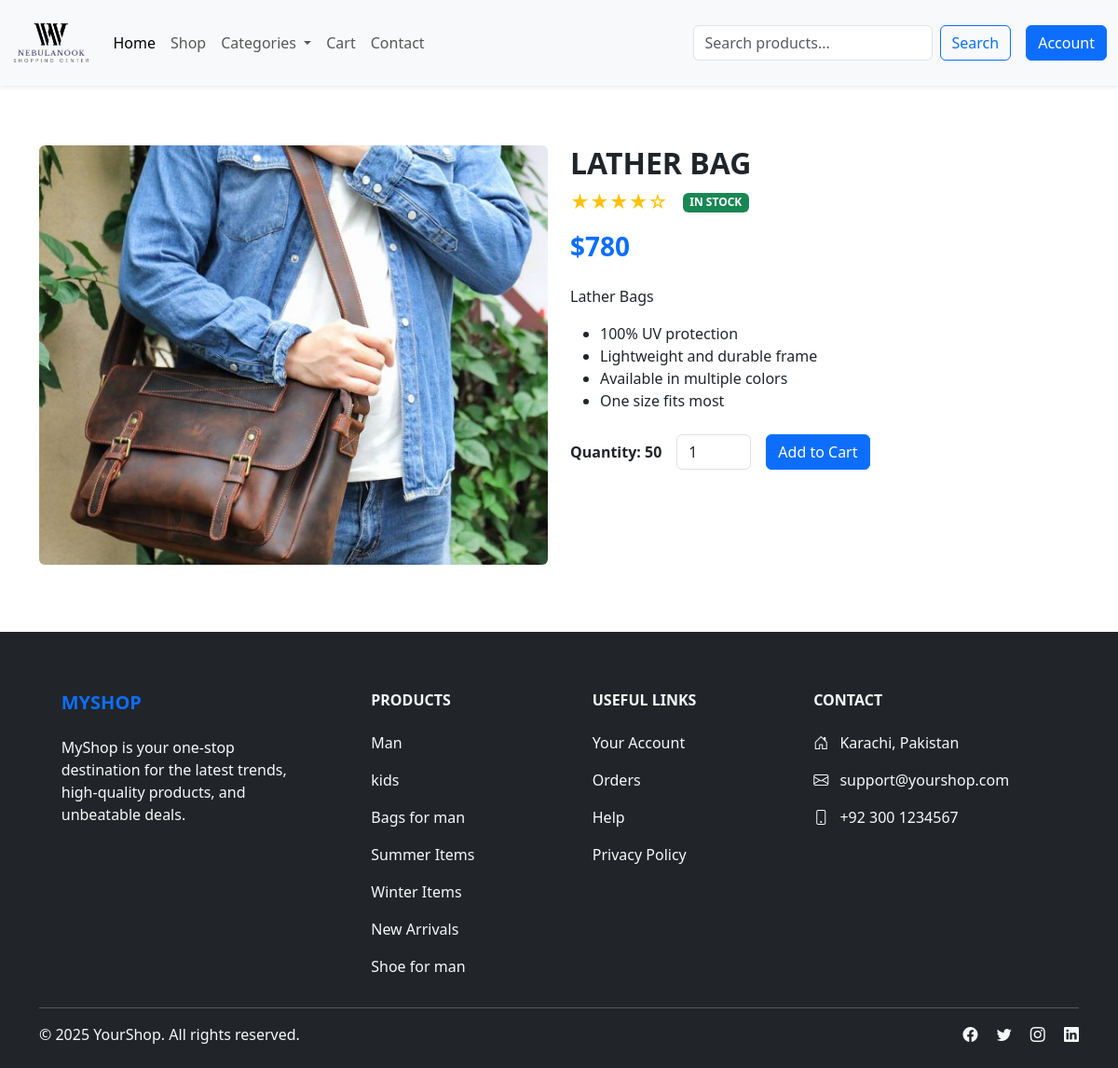
The app's page /single_product.php?productid=7, older data.
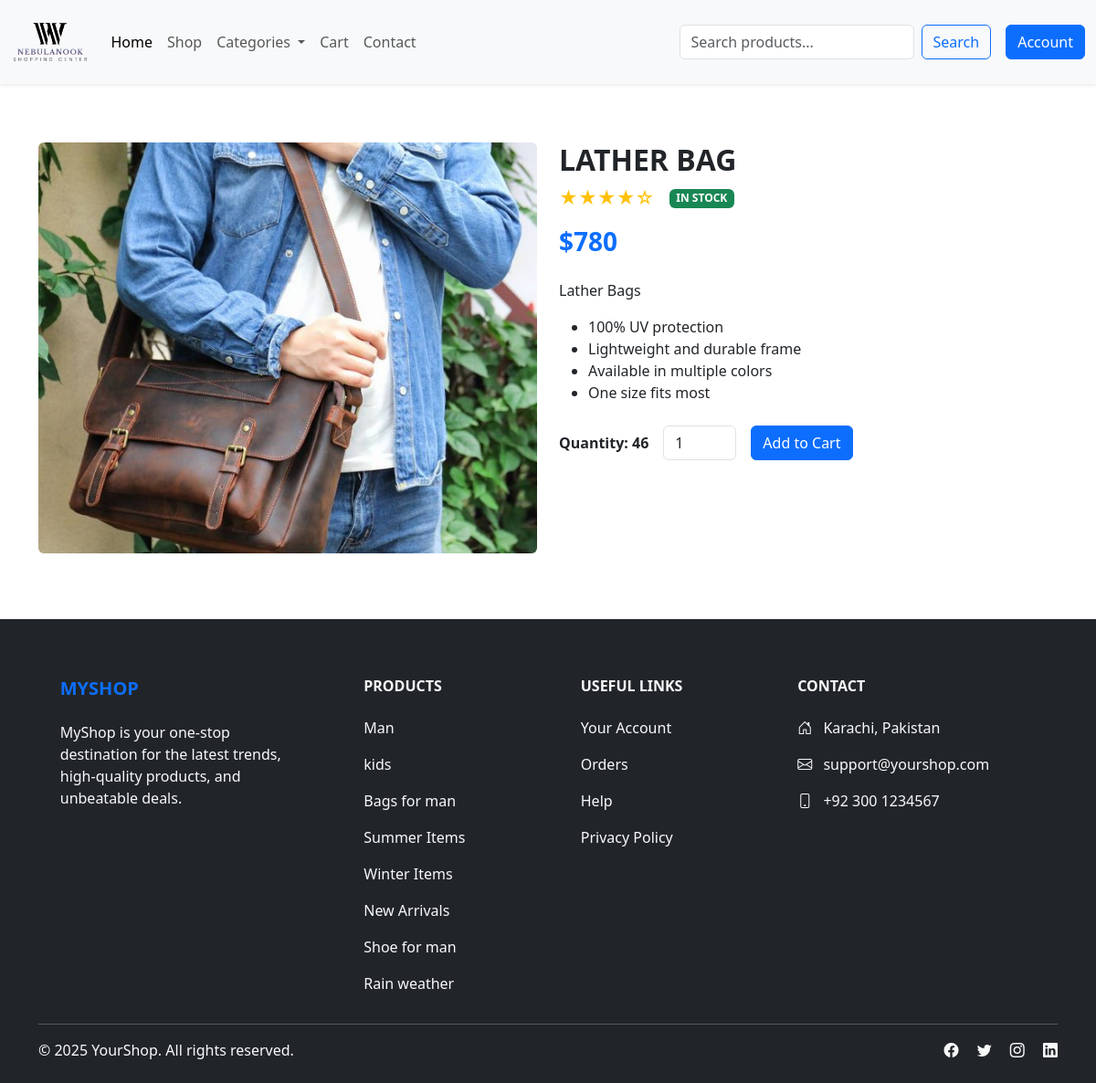
The same page, newer data.
### tables this page shows
CREATE TABLE `products` (
  `product_id` int(11) NOT NULL,
  `category_id` int(11) DEFAULT NULL,
  `product_name` varchar(250) DEFAULT NULL,
  `description` varchar(1000) DEFAULT NULL,
  `price` decimal(10,0) DEFAULT NULL,
  `stock_quamtitiy` varchar(250) DEFAULT NULL,
  `image_path` varchar(250) DEFAULT NULL,
  `create_at` timestamp NOT NULL DEFAULT current_timestamp(),
  `updated_At` timestamp NOT NULL DEFAULT current_timestamp() ON UPDATE current_timestamp()
);

CREATE TABLE `categories` (
  `category_id` int(11) NOT NULL,
  `category_name` varchar(250) DEFAULT NULL,
  `description` varchar(1000) DEFAULT NULL,
  `created_at` timestamp NOT NULL DEFAULT current_timestamp(),
  `updated_at` timestamp NOT NULL DEFAULT current_timestamp() ON UPDATE current_timestamp()
);

### require/products.php (called while the page is built, shortened)
<?php
class products_oper
{
    private static $Connection = null;
    public static function setConnection($connection)
    {
        self::$Connection = $connection;
    }
    public static function fetchall_product_categories()
    {
        $query = "SELECT * FROM categories";
        $result = mysqli_query(self::$Connection, $query);
        $categories = [];
        if (mysqli_num_rows($result) > 0) {
            while ($row = mysqli_fetch_assoc($result)) {
                $categories[] = $row;
            }
        } else {
            echo "No records found";
        }
        return $categories;
    }
    public static function fetch_product_by_id($id){
        $query = "SELECT * FROM products WHERE product_id = $id";
        $result = mysqli_query(self::$Connection, $query);
        return mysqli_fetch_assoc($result);
    }
}
$categories = products_oper::fetchall_product_categories();

### includes/web_configs.php (the view, shortened to what the changed rows need)
<?php
include("require/products.php");
class WebConfig
{
    public static function header()
    {
        ?>
        <!DOCTYPE html>
        <html lang="en">
        <head>
            <link href="https://cdn.jsdelivr.net/npm/bootstrap@5.3.2/dist/css/bootstrap.min.css" rel="stylesheet">
        </head>
        <body>
            <?php
    }
        ?>
            <?php
    public static function footer()
    {
        ?>
            <footer class="bg-dark text-light pt-5 pb-4 mt-2">
                <div class="container text-md-left">
                    <div class="row text-md-left">
                        <div class="col-md-2 col-lg-2 col-xl-2 mx-auto mt-3">
                            <?php
                            global $categories;
                            if (!empty($categories)) {
                                foreach ($categories as $category) {
                                    ?>
                                    <p>
                                        <a href="category.php?cat_id=<?php echo htmlspecialchars($category['category_id']); ?>"
                                            class="text-light text-decoration-none">
                                            <?php echo htmlspecialchars($category['category_name']); ?>
                                        </a>
                                    </p>
                                    <?php
                                }
                            } else {
                                ?>
                                <p><span class="text-light">No categories found</span></p>
                                <?php
                            }
                            ?>
                        </div>
                    </div>
                </div>
            </footer>
            <link href="https://cdn.jsdelivr.net/npm/bootstrap-icons@1.10.5/font/bootstrap-icons.css" rel="stylesheet">
            <link href="https://unpkg.com/aos@2.3.1/dist/aos.css" rel="stylesheet">
        </body>
        </html>
        <?php
    }
}
?>

### single_product.php (shortened to what the changed rows need)
<?php
include("includes/web_configs.php");
WebConfig::header();
$product = products_oper::fetch_product_by_id($_REQUEST['productid'] ?? 0);
?>
<section class="single-product py-5">
  <div class="container">
    <div class="row gy-4">
      <div class="col-md-6">
        <img id="mainImage" src="uploads/<?php echo $product['image_path'] ?? '' ?>" alt="Product" class="img-fluid rounded mb-3" style="height: 450px; object-fit: cover; width: 100%;">
      </div>
      <div class="col-md-6">
        <h2 class="text-uppercase fw-bold"><?php echo $product['product_name'] ?? '' ?></h2>
        <div class="d-flex align-items-center gap-3 mb-3">
          <div class="text-warning fs-5">
          </div>
          <span class="badge bg-success text-uppercase">
          </span>
        </div>
        <h3 class="text-primary fw-bold mb-4">$<?php echo $product['price'] ?? "" ?></h3>
        <p><?php echo $product['description'] ?? "" ?></p>
        <ul>
          <li>100% UV protection</li>
          <li>Lightweight and durable frame</li>
          <li>Available in multiple colors</li>
          <li>One size fits most</li>
        </ul>
        <form class="d-flex align-items-center gap-3 mt-4" action="" method="POST">
          <label for="quantity" class="form-label mb-0 fw-semibold">
            Quantity: <?php echo $product['stock_quamtitiy'] ?? 0; ?>
          </label>
          <input type="number"
                 id="quantity"
                 name="quantity"
                 class="form-control"
                 value="1"
                 min="1"
                 max="<?php echo $product['stock_quamtitiy'] ?? 1; ?>"
                 style="width: 80px;"
                 <?php echo (empty($product['stock_quamtitiy']) || $product['stock_quamtitiy'] <= 0) ? 'disabled' : ''; ?>>
          <?php if (isset($_SESSION['user'])) { ?>
            <button type="button" class="btn btn-primary mt-auto"
                    onclick="addToCart(
                        <?php echo $product['product_id']; ?>,
                        <?php echo $_SESSION['user']['user_id']; ?>,
                        <?php echo $product['price']; ?>,
                        '<?php echo addslashes($product['image_path']); ?>',
                        '<?php echo addslashes($product['product_name']); ?>',
                        document.getElementById('quantity').value
                    )"
                    <?php echo (empty($product['stock_quamtitiy']) || $product['stock_quamtitiy'] <= 0) ? 'disabled' : ''; ?>>
                Add to Cart
            </button>
          <?php } else { ?>
            <button type="button" class="btn btn-primary mt-auto" data-bs-toggle="modal" data-bs-target="#loginModal"
              <?php echo (empty($product['stock_quamtitiy']) || $product['stock_quamtitiy'] <= 0) ? 'disabled' : ''; ?>>
              Add to Cart
            </button>
          <?php } ?>
        </form>
      </div>
    </div>
  </div>
</section>
<?php WebConfig::footer(); ?>

Row changes from the older to the newer data that the page shows:
changed products "LATHER BAG": stock_quamtitiy "50" → "46"
added categories: category_name "Rain weather"
